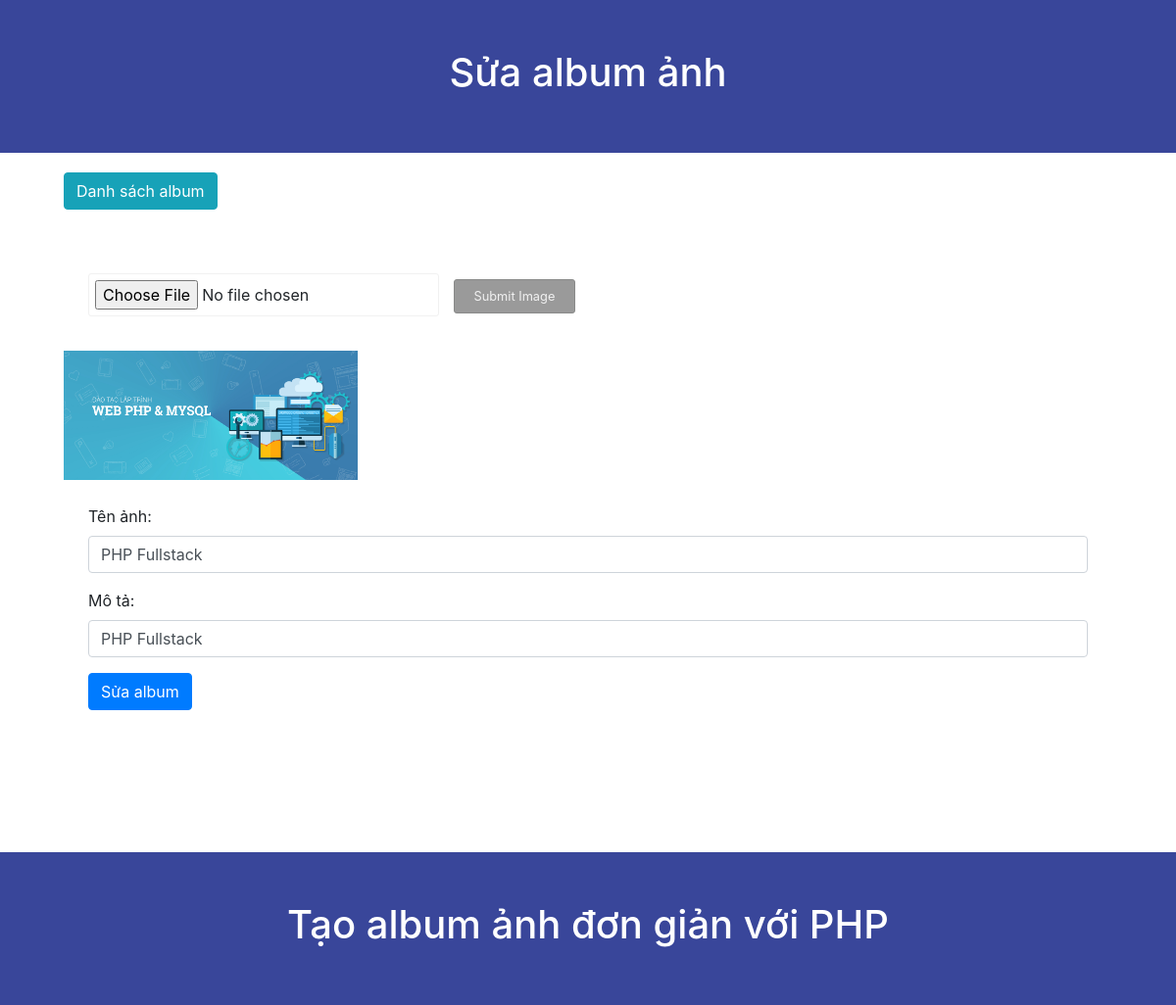
The page /edit.php?id=1 on the database its author committed.
### tables this page shows
CREATE TABLE `photo` (
  `photo_id` int(11) NOT NULL AUTO_INCREMENT,
  `photo_name` varchar(255) DEFAULT NULL,
  `photo_desc` varchar(255) DEFAULT NULL,
  `photo_image` varchar(255) DEFAULT NULL,
  `photo_created` int(11) DEFAULT NULL,
  PRIMARY KEY (`photo_id`)
);

### CrudController.php (called while the page is built, shortened)
<?php
class CrudController
{
    public function readSingle($id)
    {
        try {
            $dao = new Dao();
            $conn = $dao->openConnection();
            $sql = "SELECT * FROM `photo` WHERE photo_id=" . (int) $id . " ORDER BY photo_id DESC";
            $resource = $conn->query($sql);
            $result = $resource->fetchAll(PDO::FETCH_ASSOC);
        } catch (PDOException $e) {
            echo "There is some problem in connection: " . $e->getMessage();
        }
        if (! empty($result)) {
            return $result;
        }
    }
}
?>

### edit.php (the view, shortened to what this page needs)
<?php
if (count($_POST)) {
    if (isset($_POST["photo_image"]) && isset($_POST["photo_desc"]) && isset($_POST["photo_name"]) && $_POST["photo_image"] && $_POST["photo_desc"] && $_POST["photo_name"]) {
        include_once 'CrudController.php';
        $crudcontroller = new CrudController();
        $result = $crudcontroller->edit($_POST);
        header("Location: list.php");
        exit;
    } else {
        $errors = "<div style='color:red'>Vui lòng nhập đủ hình ảnh, tên và mô tả</div>";
    }
} else {
    if(isset($_GET["id"]) && ($_GET["id"] > 0) ) {
        include_once 'CrudController.php';
        $crudcontroller = new CrudController();
        $result = $crudcontroller->readSingle($_GET["id"]);
    } else {
        header("Location: list.php");
        exit;
    }
}
?>
<!DOCTYPE html>
<html>
<head>
    <link rel="stylesheet" href="https://stackpath.bootstrapcdn.com/bootstrap/4.5.0/css/bootstrap.min.css">
<link rel="stylesheet" type="text/css" href="style.css">
</head>
<body>
    <div class="container-fluid" style="padding-top: 50px;padding-bottom: 50px; background-color: #39469a; color: white; text-align: center">
        <h1>Sửa album ảnh</h1>
    </div>
    <div class="container" style="min-height: 500px">
        <div class="row">
            <div class="col-md-12">
                <a href="list.php" class="btn btn-info" style="margin: 20px">Danh sách album</a>
                <div class="form-container">
                    <form action="uploadFile.php" id="uploadForm" name="frmupload"
                          method="post" enctype="multipart/form-data">
                        <input type="file" id="uploadImage" name="uploadImage" /> <input
                                id="submitButton" type="submit" name='btnSubmit'
                                value="Submit Image" />
                    </form>
                    <div style="height: 10px;"></div>
                    <div id='outputImage' style="display: block">
                        <?php if(isset($result[0]['photo_image'])): ?>
                            <img src="<?php echo $result[0]['photo_image']; ?>" />
                        <?php endif; ?>
                    </div>
                    <form action="edit.php" id="album" name="frmalbum"
                          method="post" enctype="multipart/form-data">
                        <div class="form-group">
                            <label for="email">Tên ảnh:</label>
                            <input type="text" name="photo_name" class="form-control" placeholder="Nhập Tên ảnh" id="email" value="<?php echo $result[0]['photo_name']; ?>">
                        </div>
                        <div class="form-group">
                            <label for="pwd">Mô tả:</label>
                            <input type="text"  name="photo_desc" class="form-control" placeholder="Nhập Mô tả" id="pwd" value="<?php echo $result[0]['photo_desc']; ?>">
                        </div>
                        <button type="submit" class="btn btn-primary">Sửa album</button>
                    </form>
                </div>
            </div>
        </div>
    </div>
    <div class="container-fluid" style="margin-top: 100px;padding-top: 50px;padding-bottom: 50px; background-color: #39469a; color: white; text-align: center">
        <h1>Tạo album ảnh đơn giản với PHP</h1>
    </div>
</body>
</html>

### style.css (style rules this page uses)
.form-container { padding: 20px; border-radius: 2px; }
form { display: block; margin: 10px; border-radius: 3px; padding: 15px }
#outputImage { display: none; }
input#uploadImage { border: #f1f1f1 1px solid; padding: 6px; border-radius: 3px; }
#outputImage img { max-width: 300px; }
#submitButton { padding: 7px 20px; background: #9a9a9a; border: #898a89 1px solid; color: #F0F0F0; margin-left: 10px; border-radius: 3px; font-size: 0.8em; }

### rows shown on the page
photo: photo_image (picture), photo_name "PHP Fullstack", photo_desc "PHP Fullstack"
